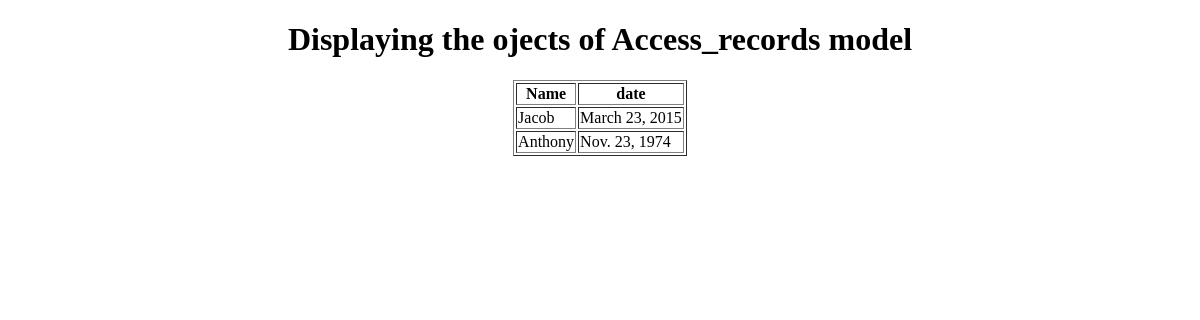
The page /display_access/ on the database as committed earlier.
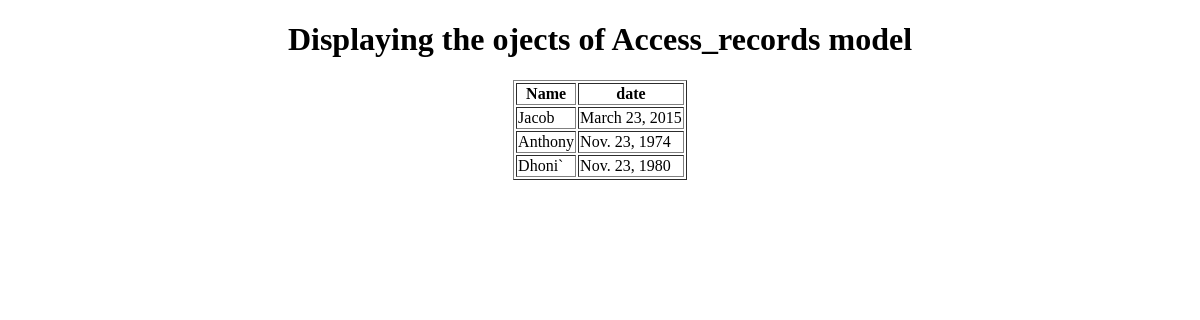
The same page on the database as committed later.
### app/models.py (models this page shows)
class Access_Records(models.Model):
    name=models.ForeignKey(Webpage,on_delete=models.CASCADE)
    date=models.DateField()

class Webpage(models.Model):
    topic_name=models.ForeignKey(Topic,on_delete=models.CASCADE)
    name=models.CharField(max_length=100)
    url=models.URLField(max_length=150)
    def __str__(self):
        return self.name

### app/views.py (the view)
# urls.py: path('display_access/',views.display_access,name='display_access'),
def display_access(request):
    access=Access_Records.objects.filter(date__month='01')
    access=Access_Records.objects.filter(date__day='23')
    return render(request,'display_access.html',context={'access':access})

### templates/display_access.html (shortened to what this page needs)
<!DOCTYPE html>
<html lang="en">
<head>
</head>
<body>
    <center>
        {% if access %}
        <h1>Displaying the ojects of Access_records model</h1>
        <table border='1px'>
            <tr>
                <th>Name</th>
                <th>date</th>
            </tr>
            {% for a in access %}
            <tr>
                    <td>{{a.name}}</td>
                    <td>{{a.date}}</td>
            </tr>
            {% endfor %}
        </table>
        {% else %}
        <h1> No data to display</h1>
        {% endif %}
    </center>
</body>
</html>

Rows that differ between the two databases and show on the page:
added Access_Records: name "Dhoni`", date "Nov. 23, 1980"
